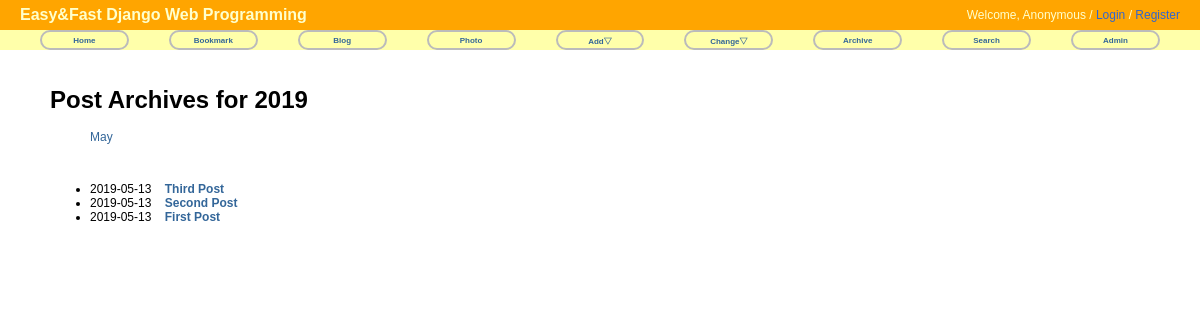
The app's page /blog/2019/ with its own data.
### blog/models.py (models this page shows, shortened)
class Post(models.Model):
    title = models.CharField('TITLE', max_length=50)
    slug = models.SlugField('SLUG', unique=True, allow_unicode=True, help_text='one word for title alias.')
    description = models.CharField('DESCRIPTION', max_length=100, blank=True, help_text='simple description text.')
    content = models.TextField('CONTENT')
    create_date = models.DateTimeField('Create Date', auto_now_add=True)
    modify_date = models.DateTimeField('Modify Date', auto_now=True)
    class Meta:
        verbose_name = 'post'
        verbose_name_plural = 'posts'
        db_table = 'my_post'
        ordering = ('-modify_date',)
    def get_absolute_url(self):
        return reverse('blog:post_detail', args=(self.slug,))

### blog/views.py (the view)
# urls.py: url(r'^(?P<year>\d{4})/$', PostYAV.as_view(), name='post_archive_year'),
class PostYAV(YearArchiveView):
    model = Post
    date_field = 'modify_date'
    make_object_list = True

### blog/templates/blog/post_archive_year.html (shortened to what this page needs)
{% extends "base.html" %}
{% block content %}
<div id="content">
<h1>Post Archives for {{ year|date:"Y" }}</h1>
<ul>
	{% for date in date_list %}
	<li style="display: inline;">
		<a href="{% url 'blog:post_archive_month' year|date:'Y' date|date:'b' %}">{{ date|date:"F" }}
</a></li>
	{% endfor %}
</ul>
<br/>
<div>
	<ul>
		{% for post in object_list %}
		<li>{{ post.modify_date|date:"Y-m-d" }}&nbsp;&nbsp;&nbsp;
			<a href="{{ post.get_absolute_url }}"><strong>{{ post.title }}</strong></a></li>
		{% endfor %}
	</ul>
</div>
</div>
{% endblock %}

### static/css/base.css (style rules this page uses)
body { font-family: "Lucida Grande", Verdana, Arial, sans-serif; font-size: 12px; }
div#content { position: absolute; top: 70px; left: 50px; right: 50px; }
a:link, a:visited { color: #369; text-decoration: none; }

### records on screen
Post: modify_date "2019-05-13", title "Third Post"
Post: modify_date "2019-05-13", title "Second Post"
Post: modify_date "2019-05-13", title "First Post"

### other values on screen
{{ year|date:"Y" }} "2019"
{{ date|date:"F" }} "May"
